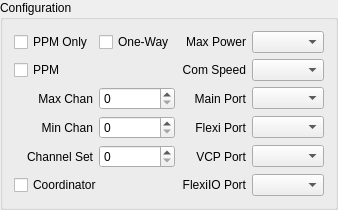
            <widget class="QGroupBox" name="groupBox">
             <property name="sizePolicy">
              <sizepolicy hsizetype="MinimumExpanding" vsizetype="Preferred">
               <horstretch>0</horstretch>
               <verstretch>0</verstretch>
              </sizepolicy>
             </property>
             <property name="font">
              <font>
               <weight>50</weight>
               <bold>false</bold>
              </font>
             </property>
             <property name="title">
              <string>Configuration</string>
             </property>
             <layout class="QGridLayout" name="gridLayout_2">
              <item row="4" column="3">
               <widget class="QComboBox" name="ComSpeed">
                <property name="statusTip">
                 <string>Com speed in bps.</string>
                </property>
               </widget>
              </item>
              <item row="4" column="2">
               <widget class="QLabel" name="ComSpeedLabel">
                <property name="font">
                 <font>
                  <weight>50</weight>
                  <bold>false</bold>
                 </font>
                </property>
                <property name="text">
                 <string>Com Speed</string>
                </property>
                <property name="alignment">
                 <set>Qt::AlignRight|Qt::AlignTrailing|Qt::AlignVCenter</set>
                </property>
               </widget>
              </item>
              <item row="9" column="2">
               <widget class="QLabel" name="VCPPortLabel">
                <property name="font">
                 <font>
                  <weight>50</weight>
                  <bold>false</bold>
                 </font>
                </property>
                <property name="text">
                 <string>VCP Port</string>
                </property>
                <property name="alignment">
                 <set>Qt::AlignRight|Qt::AlignTrailing|Qt::AlignVCenter</set>
                </property>
               </widget>
              </item>
              <item row="7" column="3">
               <widget class="QComboBox" name="FlexiPort">
                <property name="maximumSize">
                 <size>
                  <width>16777215</width>
                  <height>16777215</height>
                 </size>
                </property>
                <property name="toolTip">
                 <string>Choose the function for the flexi port</string>
                </property>
               </widget>
              </item>
              <item row="6" column="2">
               <widget class="QLabel" name="MainPortLabel">
                <property name="font">
                 <font>
                  <weight>50</weight>
                  <bold>false</bold>
                 </font>
                </property>
                <property name="text">
                 <string>Main Port</string>
                </property>
                <property name="alignment">
                 <set>Qt::AlignRight|Qt::AlignTrailing|Qt::AlignVCenter</set>
                </property>
               </widget>
              </item>
              <item row="6" column="3">
               <widget class="QComboBox" name="MainPort">
                <property name="maximumSize">
                 <size>
                  <width>16777215</width>
                  <height>16777215</height>
                 </size>
                </property>
                <property name="toolTip">
                 <string>Choose the function for the main port</string>
                </property>
               </widget>
              </item>
              <item row="0" column="3">
               <widget class="QComboBox" name="MaxRFTxPower">
                <property name="maximumSize">
                 <size>
                  <width>16777215</width>
                  <height>16777215</height>
                 </size>
                </property>
                <property name="toolTip">
                 <string>Set the maximum TX output power the modem will use (mW)</string>
                </property>
                <property name="layoutDirection">
                 <enum>Qt::LeftToRight</enum>
                </property>
                <property name="modelColumn">
                 <number>0</number>
                </property>
               </widget>
              </item>
              <item row="0" column="2">
               <widget class="QLabel" name="MaxRFTxPowerLabel">
                <property name="font">
                 <font>
                  <weight>50</weight>
                  <bold>false</bold>
                 </font>
                </property>
                <property name="text">
                 <string>Max Power</string>
                </property>
                <property name="alignment">
                 <set>Qt::AlignRight|Qt::AlignTrailing|Qt::AlignVCenter</set>
                </property>
               </widget>
              </item>
              <item row="9" column="3">
               <widget class="QComboBox" name="VCPPort">
                <property name="maximumSize">
                 <size>
                  <width>16777215</width>
                  <height>16777215</height>
                 </size>
                </property>
                <property name="toolTip">
                 <string>Choose the function for the USB virtual com port</string>
                </property>
               </widget>
              </item>
              <item row="10" column="2">
               <widget class="QLabel" name="FlexiIOPortLabel">
                <property name="font">
                 <font>
                  <weight>50</weight>
                  <bold>false</bold>
                 </font>
                </property>
                <property name="text">
                 <string>FlexiIO Port</string>
                </property>
                <property name="alignment">
                 <set>Qt::AlignRight|Qt::AlignTrailing|Qt::AlignVCenter</set>
                </property>
               </widget>
              </item>
              <item row="10" column="3">
               <widget class="QComboBox" name="FlexiIOPort"/>
              </item>
              <item row="7" column="2">
               <widget class="QLabel" name="FlexiPortLabel">
                <property name="font">
                 <font>
                  <weight>50</weight>
                  <bold>false</bold>
                 </font>
                </property>
                <property name="text">
                 <string>Flexi Port</string>
                </property>
                <property name="alignment">
                 <set>Qt::AlignRight|Qt::AlignTrailing|Qt::AlignVCenter</set>
                </property>
               </widget>
              </item>
              <item row="6" column="0">
               <widget class="QLabel" name="MaximumChannelLabel">
                <property name="font">
                 <font>
                  <weight>50</weight>
                  <bold>false</bold>
                 </font>
                </property>
                <property name="text">
                 <string>Max Chan</string>
                </property>
                <property name="alignment">
                 <set>Qt::AlignRight|Qt::AlignTrailing|Qt::AlignVCenter</set>
                </property>
               </widget>
              </item>
              <item row="6" column="1">
               <widget class="QSpinBox" name="MaximumChannel">
                <property name="font">
                 <font>
                  <weight>50</weight>
                  <bold>false</bold>
                 </font>
                </property>
                <property name="toolTip">
                 <string>Channel 0 is 430 MHz, channel 249 is 440 MHz, and the channel spacing is 40 KHz.</string>
                </property>
                <property name="maximum">
                 <number>249</number>
                </property>
               </widget>
              </item>
              <item row="7" column="0">
               <widget class="QLabel" name="MinimumChannelLabel">
                <property name="font">
                 <font>
                  <weight>50</weight>
                  <bold>false</bold>
                 </font>
                </property>
                <property name="text">
                 <string>Min Chan</string>
                </property>
                <property name="alignment">
                 <set>Qt::AlignRight|Qt::AlignTrailing|Qt::AlignVCenter</set>
                </property>
               </widget>
              </item>
              <item row="7" column="1">
               <widget class="QSpinBox" name="MinimumChannel">
                <property name="font">
                 <font>
                  <weight>50</weight>
                  <bold>false</bold>
                 </font>
                </property>
                <property name="toolTip">
                 <string>Channel 0 is 430 MHz, channel 249 is 440 MHz, and the channel spacing is 40 KHz.</string>
                </property>
                <property name="maximum">
                 <number>249</number>
                </property>
               </widget>
              </item>
              <item row="9" column="0">
               <widget class="QLabel" name="ChannelSetLabel">
                <property name="font">
                 <font>
                  <weight>50</weight>
                  <bold>false</bold>
                 </font>
                </property>
                <property name="text">
                 <string>Channel Set</string>
                </property>
                <property name="alignment">
                 <set>Qt::AlignRight|Qt::AlignTrailing|Qt::AlignVCenter</set>
                </property>
               </widget>
              </item>
              <item row="9" column="1">
               <widget class="QSpinBox" name="ChannelSet">
                <property name="font">
                 <font>
                  <weight>50</weight>
                  <bold>false</bold>
                 </font>
                </property>
                <property name="toolTip">
                 <string>Sets the random sequence of channels to use for frequency hopping.</string>
                </property>
                <property name="maximum">
                 <number>249</number>
                </property>
               </widget>
              </item>
              <item row="0" column="0">
               <widget class="QCheckBox" name="PPMOnly">
                <property name="font">
                 <font>
                  <weight>50</weight>
                  <bold>false</bold>
                 </font>
                </property>
                <property name="statusTip">
                 <string>Only PPM packets will be transmitted.</string>
                </property>
                <property name="text">
                 <string>PPM Only</string>
                </property>
               </widget>
              </item>
              <item row="0" column="1">
               <widget class="QCheckBox" name="OneWayLink">
                <property name="font">
                 <font>
                  <weight>50</weight>
                  <bold>false</bold>
                 </font>
                </property>
                <property name="statusTip">
                 <string>If selected, data will only be transmitted from the coordinator to the Rx modem.</string>
                </property>
                <property name="text">
                 <string>One-Way</string>
                </property>
               </widget>
              </item>
              <item row="4" column="0">
               <widget class="QCheckBox" name="PPM">
                <property name="font">
                 <font>
                  <weight>50</weight>
                  <bold>false</bold>
                 </font>
                </property>
                <property name="statusTip">
                 <string>PPM packets will be received by this modem.  Must be selected if Coordinator modem is configured for PPM.</string>
                </property>
                <property name="text">
                 <string>PPM</string>
                </property>
               </widget>
              </item>
              <item row="10" column="0" colspan="2">
               <widget class="QCheckBox" name="Coordinator">
                <property name="font">
                 <font>
                  <weight>50</weight>
                  <bold>false</bold>
                 </font>
                </property>
                <property name="statusTip">
                 <string>This modem will be a coordinator and other modems will bind to it.</string>
                </property>
                <property name="text">
                 <string>Coordinator</string>
                </property>
               </widget>
              </item>
             </layout>
            </widget>
